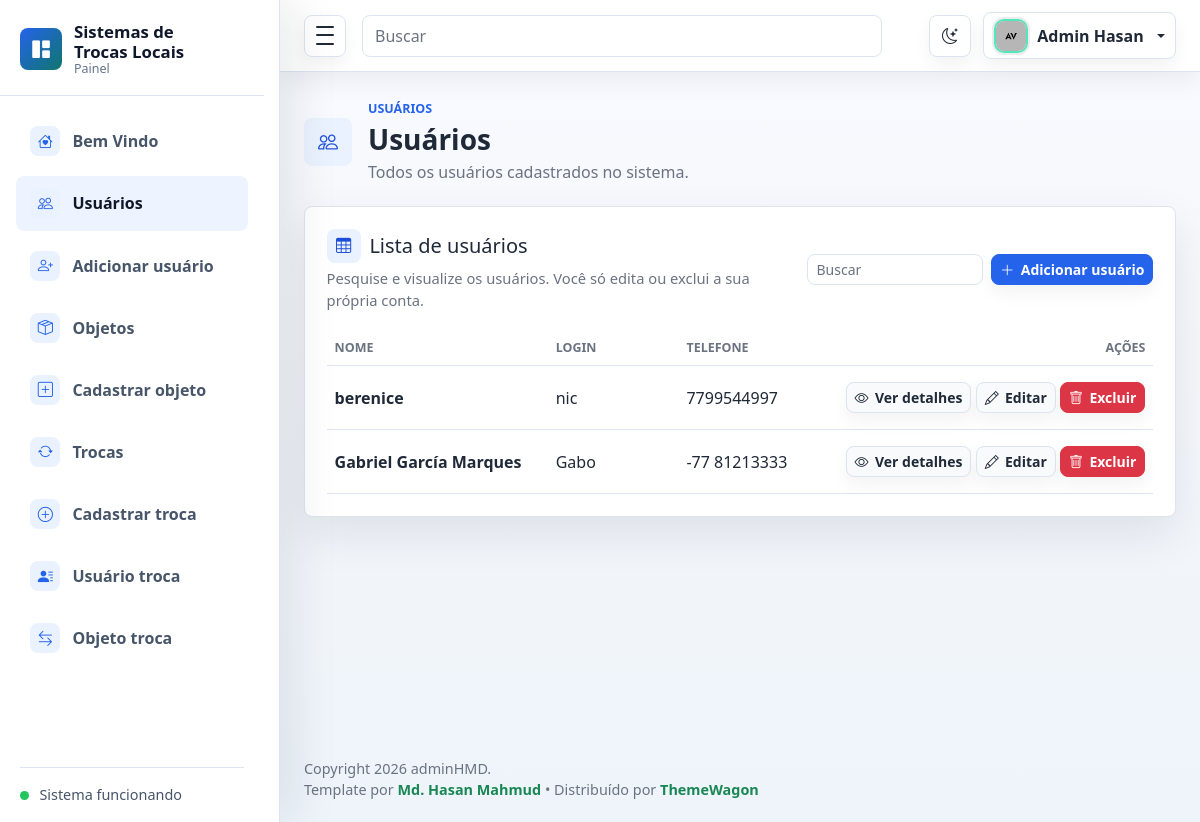
/usuario/ (signed in), run on an earlier commit of the app's database.
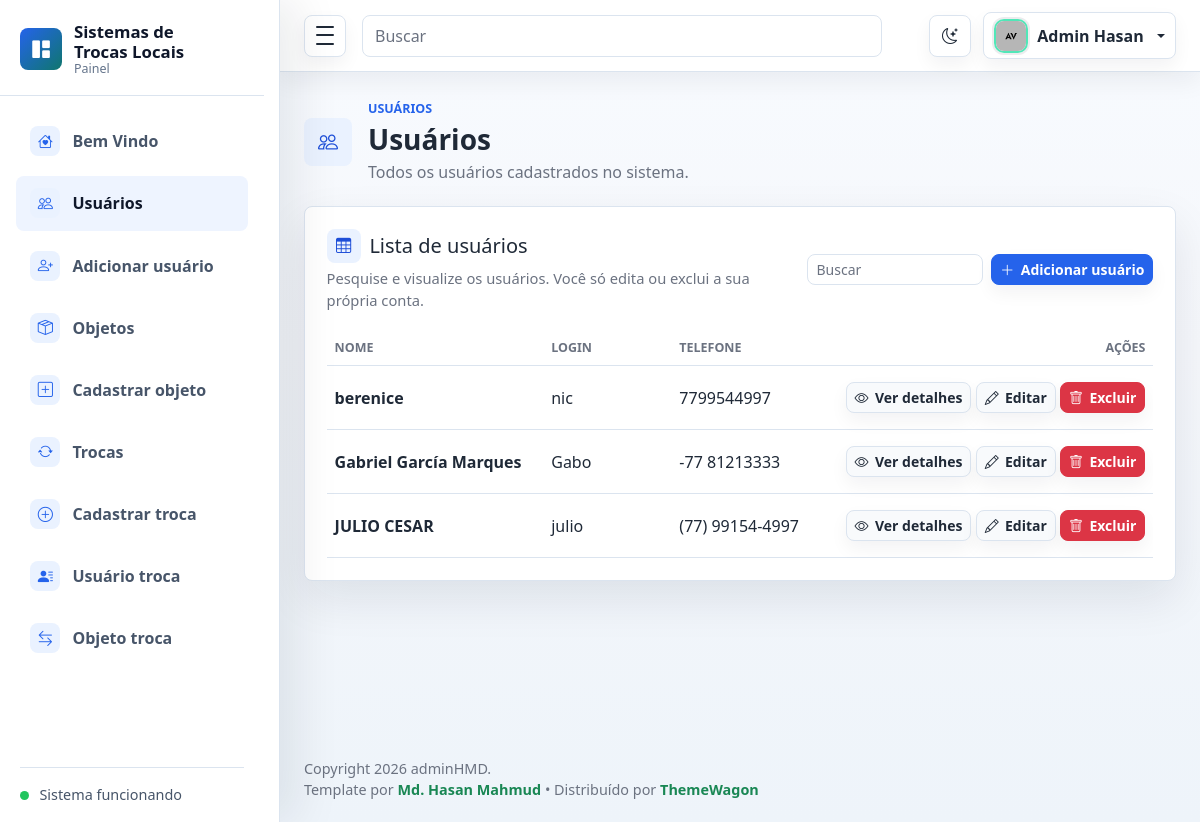
And on a later commit of the database.
### usuario/models.py (models this page shows, shortened)
class Usuario(User):
    nome = models.CharField(max_length=100)
    telefone = models.CharField(max_length=20)

### usuario/views.py (the view)
# urls.py: path("", views.usuario_list, name="usuario_list"),
@login_required
@permission_required('usuario.view_usuario', raise_exception=True)
def usuario_list(request):
    usuarios = Usuario.objects.all()
    return render(request, "usuario/usuario_list.html", {"usuarios": usuarios})

### usuario/templates/usuario/usuario_list.html (shortened to what this page needs)
{% extends 'base.html' %}
{% block nav_usuarios %}active{% endblock %}
{% block page_heading %}
<div class="page-heading">
  <div class="page-heading-copy">
    <span class="page-icon"><i class="bi bi-people" aria-hidden="true"></i></span>
    <div>
      <p class="eyebrow mb-1">Usuários</p>
      <h1 class="h3 mb-1">Usuários</h1>
      <p class="text-muted mb-0">Todos os usuários cadastrados no sistema.</p>
    </div>
  </div>
</div>
{% endblock %}
{% block content %}
<section class="panel">
  <div class="panel-header">
    <div>
      <h2 class="h5 mb-1 section-title"><i class="bi bi-table" aria-hidden="true"></i><span>Lista de usuários</span></h2>
      <p class="text-muted mb-0">Pesquise e visualize os usuários. Você só edita ou exclui a sua própria conta.</p>
    </div>
    <div class="d-flex gap-2">
      <input class="form-control form-control-sm table-search" type="search" placeholder="Buscar" data-table-search="usuariosTable" aria-label="Buscar usuários">
      {% if user.is_superuser %}
      <a href="{% url 'usuario:usuario_create' %}" class="btn btn-primary btn-sm text-nowrap"><i class="bi bi-plus-lg" aria-hidden="true"></i> Adicionar usuário</a>
      {% endif %}
    </div>
  </div>
  {% if usuarios %}
  <div class="table-responsive">
    <table class="table align-middle mb-0" id="usuariosTable" data-searchable-table>
      <thead>
        <tr>
          <th>Nome</th>
          <th>Login</th>
          <th>Telefone</th>
          <th class="text-end">Ações</th>
        </tr>
      </thead>
      <tbody>
        {% for usuario in usuarios %}
        <tr>
          <td class="fw-semibold">{{ usuario.nome }}{% if usuario.pk == user.pk %} <span class="badge text-bg-success">Você</span>{% endif %}</td>
          <td>{{ usuario.username }}</td>
          <td>{{ usuario.telefone|default:"-" }}</td>
          <td class="text-end">
            <a href="{% url 'usuario:usuario_detail' usuario.id %}" class="btn btn-light btn-sm"><i class="bi bi-eye" aria-hidden="true"></i> Ver detalhes</a>
            {% if user.is_superuser or usuario.pk == user.pk %}
            <a href="{% url 'usuario:usuario_editar' usuario.id %}" class="btn btn-light btn-sm"><i class="bi bi-pencil" aria-hidden="true"></i> Editar</a>
            <a href="{% url 'usuario:usuario_excluir' usuario.id %}" class="btn btn-danger btn-sm"><i class="bi bi-trash" aria-hidden="true"></i> Excluir</a>
            {% endif %}
          </td>
        </tr>
        {% endfor %}
      </tbody>
    </table>
  </div>
  {% else %}
  <p class="text-muted mb-0">Nenhum usuário cadastrado ainda.</p>
  {% endif %}
</section>
{% endblock %}

What changed in the data, as far as the page shows it:
added Usuario: nome "JULIO CESAR", username "julio", telefone "(77) 99154-4997"
